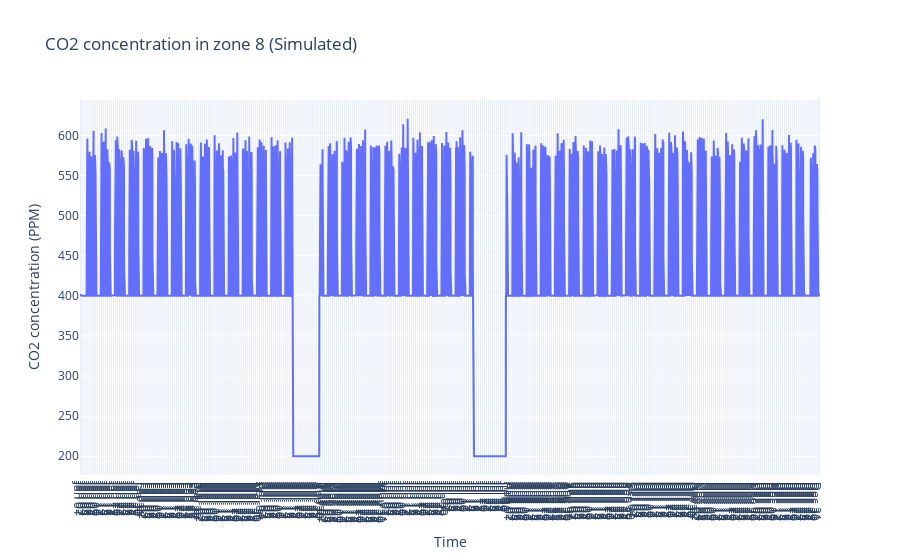

Here is the notebook cell this chart was saved with:
### Code cell
fig = go.Figure()

fig.add_trace(go.Scatter(x=df_simulated['Time'], y=df_simulated['CO2, ppm (vol), zone 8'], mode='lines', name='CO2 concentration in zone 8'))

# Make sure 'Time' is datetime
df_simulated['Time'] = pd.to_datetime(df_simulated['Time'])

# Get one timestamp per day (midnight)
tick_vals = df_simulated['Time'].dt.normalize().drop_duplicates().sort_values()

fig.update_layout(
    title="CO2 concentration in zone 8 (Simulated)",
    xaxis_title="Time",
    yaxis_title="CO2 concentration (PPM)",
    legend_title="CO2 Curves",
    template="plotly",
    xaxis=dict(
        tickmode='array',
        tickvals=tick_vals,
        tickformat="%b %d"  # Example: Apr 01
    )
)

# Show the plot
fig.show()

### Figure 1 — Plotly figure (JSON) as saved in the notebook; plotly's stock layout.template omitted (floating-point values rounded to 4 significant figures; data arrays with more than 128 entries replaced by an {"elided": "..."} marker saying what was removed)
{"data": [{"mode": "lines", "name": "CO2 concentration in zone 8", "type": "scatter", "x": {"elided": "8760 str values"}, "y": {"elided": "8760 float values"}}], "layout": {"legend": {"title": {"text": "CO2 Curves"}}, "title": {"text": "CO2 concentration in zone 8 (Simulated)"}, "xaxis": {"tickformat": "%b %d", "tickmode": "array", "tickvals": {"elided": "365 str values"}, "title": {"text": "Time"}}, "yaxis": {"title": {"text": "CO2 concentration (PPM)"}}}}
